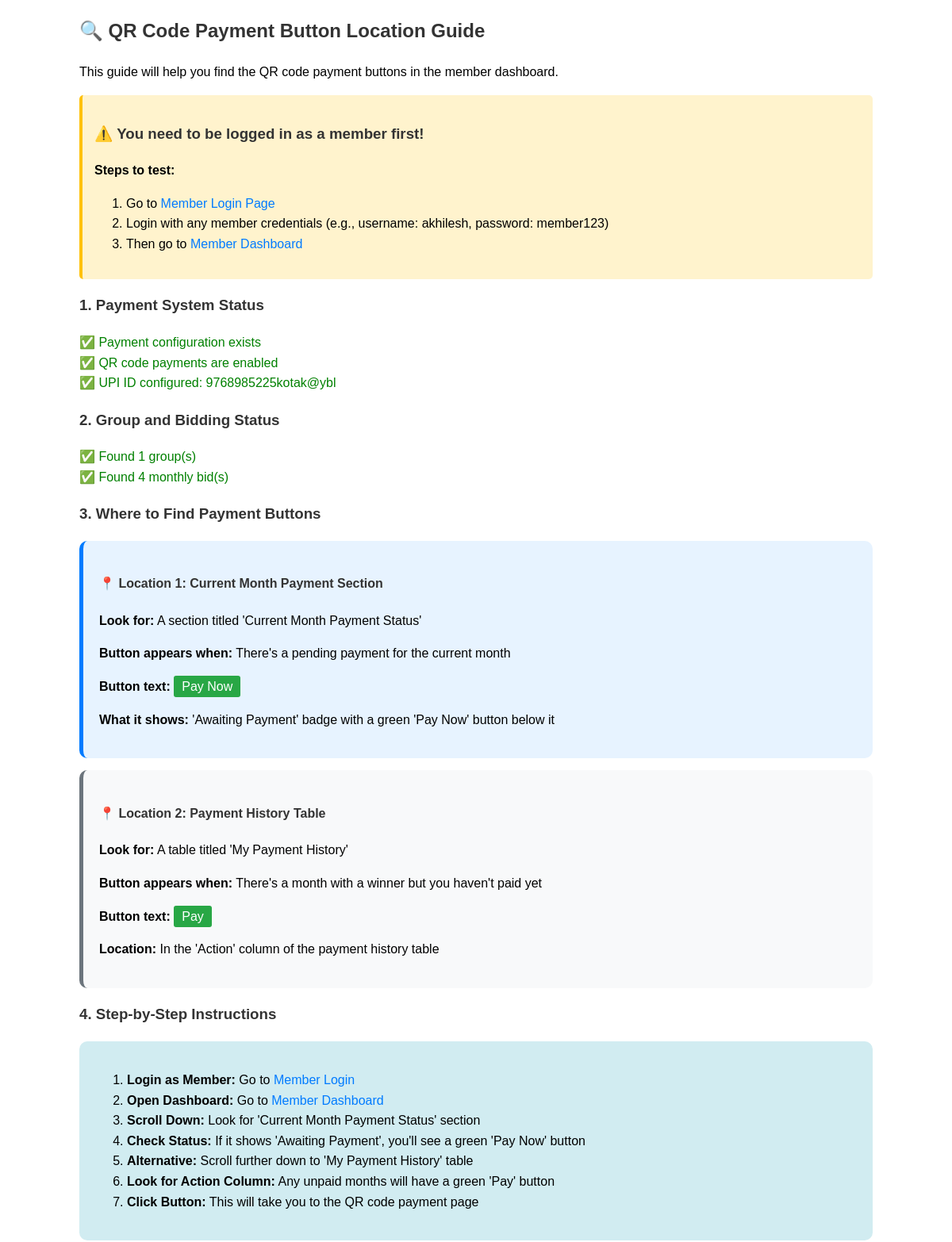
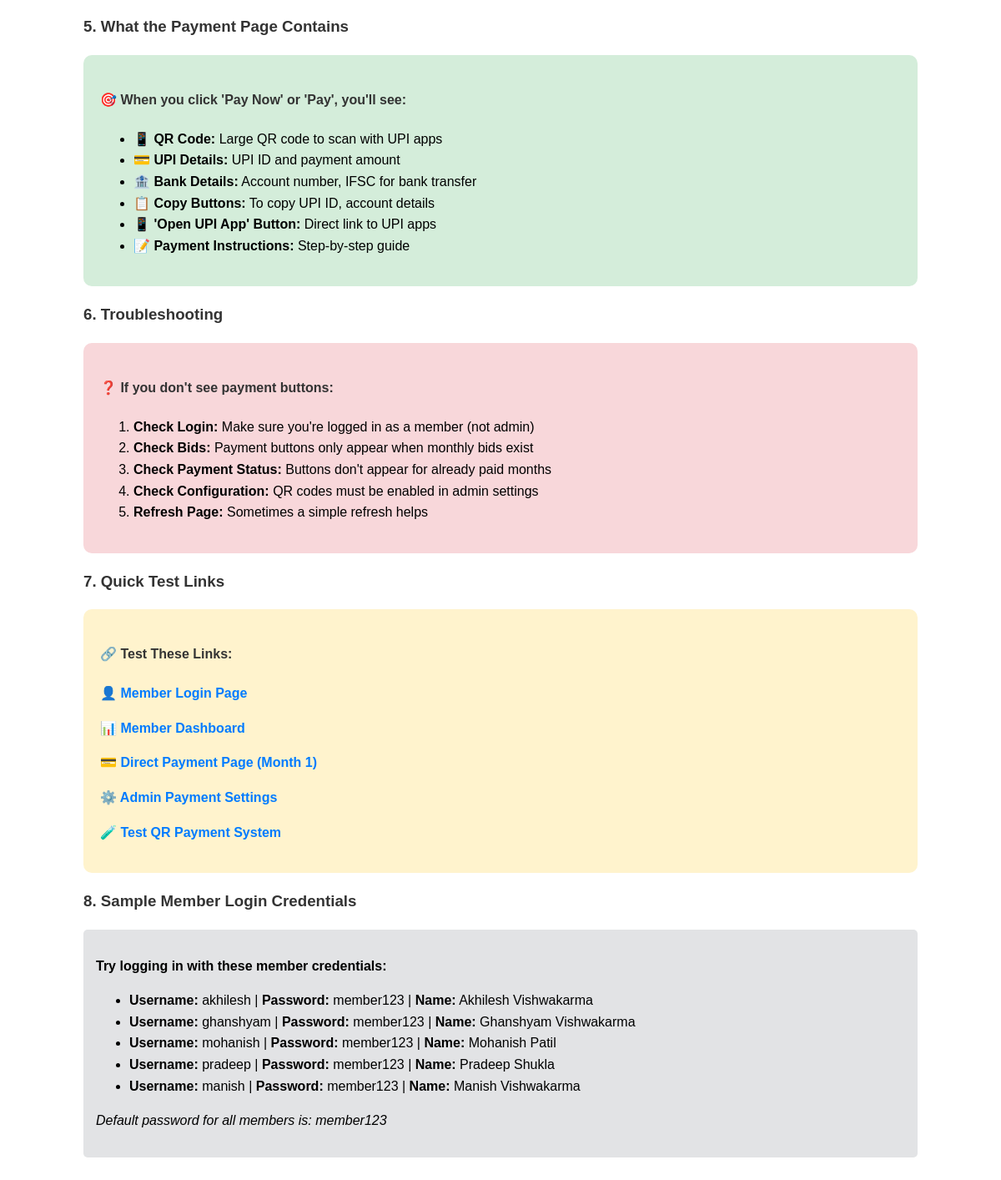
/payment_button_guide.php, run on the app's committed database (2 pictures, top to bottom).
### tables this page shows
CREATE TABLE members (
    id INT AUTO_INCREMENT PRIMARY KEY,
    group_id INT NOT NULL,
    member_name VARCHAR(100) NOT NULL,
    member_number INT NOT NULL,
    username VARCHAR(50),
    password VARCHAR(255),
    phone VARCHAR(15),
    email VARCHAR(100),
    status ENUM('active', 'inactive') DEFAULT 'active',
    created_at TIMESTAMP DEFAULT CURRENT_TIMESTAMP,
    FOREIGN KEY (group_id) REFERENCES bc_groups(id) ON DELETE CASCADE,
    UNIQUE KEY unique_member_per_group (group_id, member_number),
    UNIQUE KEY unique_username (username)
);

### config.php (called while the page is built, shortened)
<?php
function isMemberLoggedIn() {
    return isset($_SESSION['member_id']);
}
require_once 'qr_utils.php';
?>

### qr_utils.php (called while the page is built, shortened)
<?php
function getPaymentConfig($key = null) {
    try {
        $pdo = getDB();
        if ($key) {
            $stmt = $pdo->prepare("SELECT config_value FROM payment_config WHERE config_key = ?");
            $stmt->execute([$key]);
            return $stmt->fetchColumn();
        } else {
            $stmt = $pdo->query("SELECT config_key, config_value FROM payment_config");
            $configs = $stmt->fetchAll(PDO::FETCH_KEY_PAIR);
            return $configs;
        }
    } catch (Exception $e) {
        return $key ? '' : [];
    }
}
?>

### payment_button_guide.php (the view, shortened to what this page needs)
<?php
require_once 'config.php';
echo "<h2>🔍 QR Code Payment Button Location Guide</h2>";
echo "<p>This guide will help you find the QR code payment buttons in the member dashboard.</p>";
try {
    if (!isMemberLoggedIn()) {
        echo "<div style='background-color: #fff3cd; padding: 15px; margin: 10px 0; border-radius: 5px; border-left: 4px solid #ffc107;'>";
        echo "<h3>⚠️ You need to be logged in as a member first!</h3>";
        echo "<p><strong>Steps to test:</strong></p>";
        echo "<ol>";
        echo "<li>Go to <a href='member_login.php' target='_blank'>Member Login Page</a></li>";
        echo "<li>Login with any member credentials (e.g., username: akhilesh, password: member123)</li>";
        echo "<li>Then go to <a href='member_dashboard.php' target='_blank'>Member Dashboard</a></li>";
        echo "</ol>";
        echo "</div>";
    } else {
        echo "<div style='color: green;'>✅ You are logged in as a member</div>";
    }
    echo "<h3>1. Payment System Status</h3>";
    $configs = getPaymentConfig();
    if (empty($configs)) {
        echo "<div style='color: red;'>❌ Payment configuration not found</div>";
        echo "<p><strong>Fix:</strong> Run the database migration script first:</p>";
        echo "<code>SOURCE add_payment_config_table.sql;</code>";
    } else {
        echo "<div style='color: green;'>✅ Payment configuration exists</div>";
        if (($configs['qr_enabled'] ?? '1') == '1') {
            echo "<div style='color: green;'>✅ QR code payments are enabled</div>";
        } else {
            echo "<div style='color: orange;'>⚠️ QR code payments are disabled</div>";
            echo "<p><strong>Fix:</strong> Go to <a href='admin_payment_config.php' target='_blank'>Admin > Payment Settings</a> and enable QR codes</p>";
        }
        if (!empty($configs['upi_id'])) {
            echo "<div style='color: green;'>✅ UPI ID configured: " . htmlspecialchars($configs['upi_id']) . "</div>";
        } else {
            echo "<div style='color: orange;'>⚠️ UPI ID not configured</div>";
            echo "<p><strong>Fix:</strong> Go to <a href='admin_payment_config.php' target='_blank'>Admin > Payment Settings</a> and set UPI ID</p>";
        }
    }
    echo "<h3>2. Group and Bidding Status</h3>";
    $pdo = getDB();
    $stmt = $pdo->query("SELECT COUNT(*) FROM bc_groups");
    $groupCount = $stmt->fetchColumn();
    if ($groupCount == 0) {
        echo "<div style='color: red;'>❌ No groups found</div>";
        echo "<p><strong>Fix:</strong> Create a group first using <a href='admin_create_group_simple.php' target='_blank'>Admin > Create Group</a></p>";
    } else {
        echo "<div style='color: green;'>✅ Found {$groupCount} group(s)</div>";
        $stmt = $pdo->query("SELECT COUNT(*) FROM monthly_bids");
        $bidCount = $stmt->fetchColumn();
        if ($bidCount == 0) {
            echo "<div style='color: orange;'>⚠️ No monthly bids found</div>";
            echo "<p><strong>Note:</strong> Payment buttons only appear when there are monthly bids (winners decided)</p>";
            echo "<p><strong>Fix:</strong> Add monthly bids using <a href='add_bid.php' target='_blank'>Admin > Add Monthly Bid</a></p>";
        } else {
            echo "<div style='color: green;'>✅ Found {$bidCount} monthly bid(s)</div>";
        }
    }
    echo "<h3>3. Where to Find Payment Buttons</h3>";
    echo "<div style='background-color: #e7f3ff; padding: 20px; margin: 15px 0; border-radius: 10px; border-left: 5px solid #007bff;'>";
    echo "<h4>📍 Location 1: Current Month Payment Section</h4>";
    echo "<p><strong>Look for:</strong> A section titled 'Current Month Payment Status'</p>";
    echo "<p><strong>Button appears when:</strong> There's a pending payment for the current month</p>";
    echo "<p><strong>Button text:</strong> <span style='background-color: #28a745; color: white; padding: 5px 10px; border-radius: 3px;'><i class='fas fa-qrcode'></i> Pay Now</span></p>";
    echo "<p><strong>What it shows:</strong> 'Awaiting Payment' badge with a green 'Pay Now' button below it</p>";
    echo "</div>";
    echo "<div style='background-color: #f8f9fa; padding: 20px; margin: 15px 0; border-radius: 10px; border-left: 5px solid #6c757d;'>";
    echo "<h4>📍 Location 2: Payment History Table</h4>";
    echo "<p><strong>Look for:</strong> A table titled 'My Payment History'</p>";
    echo "<p><strong>Button appears when:</strong> There's a month with a winner but you haven't paid yet</p>";
    echo "<p><strong>Button text:</strong> <span style='background-color: #28a745; color: white; padding: 5px 10px; border-radius: 3px;'><i class='fas fa-qrcode'></i> Pay</span></p>";
    echo "<p><strong>Location:</strong> In the 'Action' column of the payment history table</p>";
    echo "</div>";
    echo "<h3>4. Step-by-Step Instructions</h3>";
    echo "<div style='background-color: #d1ecf1; padding: 20px; margin: 15px 0; border-radius: 10px;'>";
    echo "<ol style='font-size: 16px; line-height: 1.6;'>";
    echo "<li><strong>Login as Member:</strong> Go to <a href='member_login.php' target='_blank'>Member Login</a></li>";
    echo "<li><strong>Open Dashboard:</strong> Go to <a href='member_dashboard.php' target='_blank'>Member Dashboard</a></li>";
    echo "<li><strong>Scroll Down:</strong> Look for 'Current Month Payment Status' section</li>";
    echo "<li><strong>Check Status:</strong> If it shows 'Awaiting Payment', you'll see a green 'Pay Now' button</li>";
    echo "<li><strong>Alternative:</strong> Scroll further down to 'My Payment History' table</li>";
    echo "<li><strong>Look for Action Column:</strong> Any unpaid months will have a green 'Pay' button</li>";
    echo "<li><strong>Click Button:</strong> This will take you to the QR code payment page</li>";
    echo "</ol>";
    echo "</div>";
    echo "<h3>5. What the Payment Page Contains</h3>";
    echo "<div style='background-color: #d4edda; padding: 20px; margin: 15px 0; border-radius: 10px;'>";
    echo "<h4>🎯 When you click 'Pay Now' or 'Pay', you'll see:</h4>";
    echo "<ul style='font-size: 16px; line-height: 1.6;'>";
    echo "<li>📱 <strong>QR Code:</strong> Large QR code to scan with UPI apps</li>";
    echo "<li>💳 <strong>UPI Details:</strong> UPI ID and payment amount</li>";
    echo "<li>🏦 <strong>Bank Details:</strong> Account number, IFSC for bank transfer</li>";
    echo "<li>📋 <strong>Copy Buttons:</strong> To copy UPI ID, account details</li>";
    echo "<li>📱 <strong>'Open UPI App' Button:</strong> Direct link to UPI apps</li>";
    echo "<li>📝 <strong>Payment Instructions:</strong> Step-by-step guide</li>";
    echo "</ul>";
    echo "</div>";
    echo "<h3>6. Troubleshooting</h3>";
    echo "<div style='background-color: #f8d7da; padding: 20px; margin: 15px 0; border-radius: 10px;'>";
    echo "<h4>❓ If you don't see payment buttons:</h4>";
    echo "<ol>";
    echo "<li><strong>Check Login:</strong> Make sure you're logged in as a member (not admin)</li>";
    echo "<li><strong>Check Bids:</strong> Payment buttons only appear when monthly bids exist</li>";
    echo "<li><strong>Check Payment Status:</strong> Buttons don't appear for already paid months</li>";
    echo "<li><strong>Check Configuration:</strong> QR codes must be enabled in admin settings</li>";
    echo "<li><strong>Refresh Page:</strong> Sometimes a simple refresh helps</li>";
    echo "</ol>";
    echo "</div>";
    echo "<h3>7. Quick Test Links</h3>";
    echo "<div style='background-color: #fff3cd; padding: 20px; margin: 15px 0; border-radius: 10px;'>";
    echo "<h4>🔗 Test These Links:</h4>";
    echo "<p><a href='member_login.php' target='_blank' style='color: #007bff; font-weight: bold;'>👤 Member Login Page</a></p>";
    echo "<p><a href='member_dashboard.php' target='_blank' style='color: #007bff; font-weight: bold;'>📊 Member Dashboard</a></p>";
    echo "<p><a href='member_payment.php?month=1' target='_blank' style='color: #007bff; font-weight: bold;'>💳 Direct Payment Page (Month 1)</a></p>";
    echo "<p><a href='admin_payment_config.php' target='_blank' style='color: #007bff; font-weight: bold;'>⚙️ Admin Payment Settings</a></p>";
    echo "<p><a href='test_qr_payment.php' target='_blank' style='color: #007bff; font-weight: bold;'>🧪 Test QR Payment System</a></p>";
    echo "</div>";
    echo "<h3>8. Sample Member Login Credentials</h3>";
    $stmt = $pdo->query("SELECT username, member_name FROM members LIMIT 5");
    $sampleMembers = $stmt->fetchAll();
    if (!empty($sampleMembers)) {
        echo "<div style='background-color: #e2e3e5; padding: 15px; margin: 10px 0; border-radius: 5px;'>";
        echo "<p><strong>Try logging in with these member credentials:</strong></p>";
        echo "<ul>";
        foreach ($sampleMembers as $member) {
            echo "<li><strong>Username:</strong> " . htmlspecialchars($member['username']) . " | <strong>Password:</strong> member123 | <strong>Name:</strong> " . htmlspecialchars($member['member_name']) . "</li>";
        }
        echo "</ul>";
        echo "<p><em>Default password for all members is: member123</em></p>";
        echo "</div>";
    }
} catch (Exception $e) {
    echo "<div style='color: red;'>❌ Error: " . htmlspecialchars($e->getMessage()) . "</div>";
}
?>

### payment_button_guide.php (style rules this page uses)
h2, h3, h4 { color: #333; }
a { color: #007bff; text-decoration: none; }

### data on the page
members: username "akhilesh", member_name "Akhilesh Vishwakarma"
members: username "ghanshyam", member_name "Ghanshyam Vishwakarma"
members: username "mohanish", member_name "Mohanish Patil"
members: username "pradeep", member_name "Pradeep Shukla"
members: username "manish", member_name "Manish Vishwakarma"

### other printed values
$configs['upi_id'] "9768985225kotak@ybl"
$groupCount "1"
$bidCount "4"
